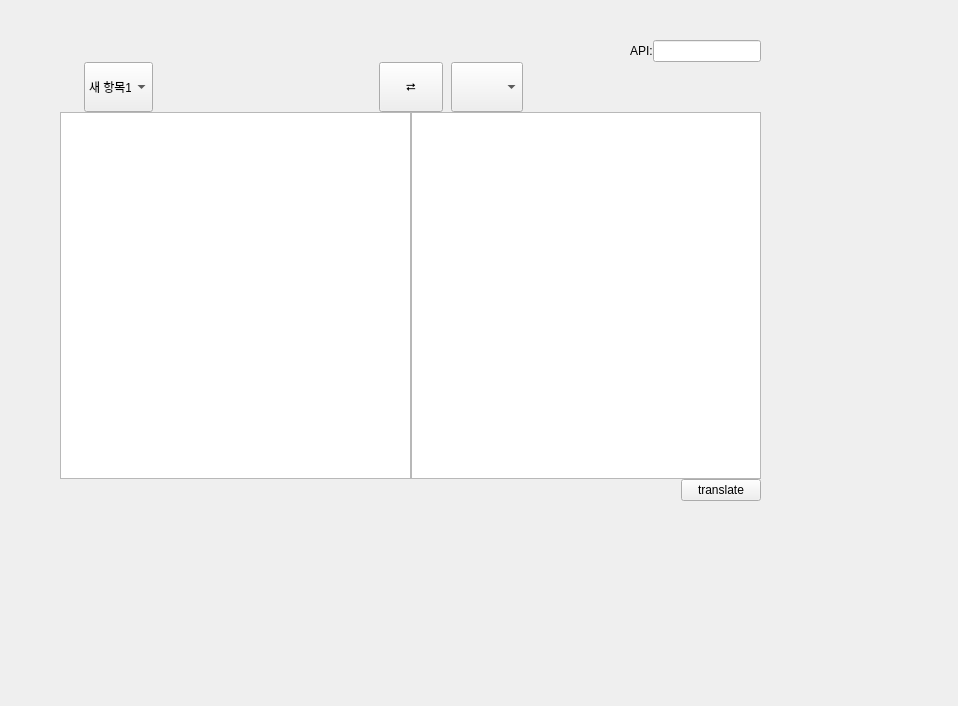
<?xml version="1.0" encoding="UTF-8"?>
<ui version="4.0">
 <class>TextEditTranslateWidget</class>
 <widget class="QWidget" name="TextEditTranslateWidget">
  <property name="geometry">
   <rect>
    <x>0</x>
    <y>0</y>
    <width>958</width>
    <height>706</height>
   </rect>
  </property>
  <property name="windowTitle">
   <string>TextEditTranslateWidget</string>
  </property>
  <property name="styleSheet">
   <string notr="true">QLabel
{
	text-align: center;
}</string>
  </property>
  <widget class="QWidget" name="layoutWidget">
   <property name="geometry">
    <rect>
     <x>50</x>
     <y>30</y>
     <width>721</width>
     <height>481</height>
    </rect>
   </property>
   <layout class="QGridLayout" name="mainLayout">
    <property name="leftMargin">
     <number>10</number>
    </property>
    <property name="topMargin">
     <number>10</number>
    </property>
    <property name="rightMargin">
     <number>10</number>
    </property>
    <property name="bottomMargin">
     <number>10</number>
    </property>
    <property name="spacing">
     <number>0</number>
    </property>
    <item row="3" column="0">
     <layout class="QHBoxLayout" name="hLayout_3_Bottom">
      <item>
       <spacer name="horizontalSpacer_2">
        <property name="orientation">
         <enum>Qt::Orientation::Horizontal</enum>
        </property>
        <property name="sizeHint" stdset="0">
         <size>
          <width>40</width>
          <height>20</height>
         </size>
        </property>
       </spacer>
      </item>
      <item>
       <widget class="QPushButton" name="findButton">
        <property name="text">
         <string>translate</string>
        </property>
       </widget>
      </item>
     </layout>
    </item>
    <item row="2" column="0">
     <layout class="QHBoxLayout" name="hLayout_2_TextInputs">
      <property name="spacing">
       <number>0</number>
      </property>
      <property name="leftMargin">
       <number>0</number>
      </property>
      <property name="rightMargin">
       <number>0</number>
      </property>
      <item>
       <layout class="QVBoxLayout" name="verticalLayout">
        <item>
         <widget class="QPlainTextEdit" name="textOrigin">
          <property name="font">
           <font>
            <hintingpreference>PreferNoHinting</hintingpreference>
           </font>
          </property>
         </widget>
        </item>
       </layout>
      </item>
      <item>
       <layout class="QVBoxLayout" name="verticalLayout_2">
        <item>
         <widget class="QTextBrowser" name="textTranslate">
          <property name="font">
           <font>
            <hintingpreference>PreferNoHinting</hintingpreference>
           </font>
          </property>
          <property name="readOnly">
           <bool>false</bool>
          </property>
         </widget>
        </item>
       </layout>
      </item>
     </layout>
    </item>
    <item row="0" column="0">
     <layout class="QHBoxLayout" name="hLayout_0_API">
      <item>
       <spacer name="horizontalSpacer">
        <property name="orientation">
         <enum>Qt::Orientation::Horizontal</enum>
        </property>
        <property name="sizeHint" stdset="0">
         <size>
          <width>398</width>
          <height>20</height>
         </size>
        </property>
       </spacer>
      </item>
      <item>
       <widget class="QLabel" name="label_api">
        <property name="text">
         <string>API:</string>
        </property>
       </widget>
      </item>
      <item>
       <widget class="QLineEdit" name="lineEdit_api">
        <property name="sizePolicy">
         <sizepolicy hsizetype="Fixed" vsizetype="Fixed">
          <horstretch>0</horstretch>
          <verstretch>0</verstretch>
         </sizepolicy>
        </property>
       </widget>
      </item>
     </layout>
    </item>
    <item row="1" column="0">
     <layout class="QHBoxLayout" name="hLayout_1_LangSelect">
      <item>
       <layout class="QHBoxLayout" name="hLayout_0_origin" stretch="0,0">
        <property name="spacing">
         <number>0</number>
        </property>
        <property name="leftMargin">
         <number>24</number>
        </property>
        <item>
         <widget class="QComboBox" name="OrignLangSelectCombo">
          <property name="sizePolicy">
           <sizepolicy hsizetype="Preferred" vsizetype="Preferred">
            <horstretch>0</horstretch>
            <verstretch>0</verstretch>
           </sizepolicy>
          </property>
          <property name="minimumSize">
           <size>
            <width>64</width>
            <height>0</height>
           </size>
          </property>
          <property name="maximumSize">
           <size>
            <width>69</width>
            <height>16777215</height>
           </size>
          </property>
          <property name="currentIndex">
           <number>0</number>
          </property>
          <property name="sizeAdjustPolicy">
           <enum>QComboBox::SizeAdjustPolicy::AdjustToContents</enum>
          </property>
          <item>
           <property name="text">
            <string>새 항목1</string>
           </property>
          </item>
          <item>
           <property name="text">
            <string>새 항목fdsafdsklafnjdskla12</string>
           </property>
          </item>
         </widget>
        </item>
        <item>
         <spacer name="horizontalSpacer_4">
          <property name="orientation">
           <enum>Qt::Orientation::Horizontal</enum>
          </property>
          <property name="sizeHint" stdset="0">
           <size>
            <width>74</width>
            <height>17</height>
           </size>
          </property>
         </spacer>
        </item>
       </layout>
      </item>
      <item alignment="Qt::AlignmentFlag::AlignHCenter|Qt::AlignmentFlag::AlignVCenter">
       <widget class="QPushButton" name="pushButton">
        <property name="sizePolicy">
         <sizepolicy hsizetype="Minimum" vsizetype="Fixed">
          <horstretch>0</horstretch>
          <verstretch>0</verstretch>
         </sizepolicy>
        </property>
        <property name="minimumSize">
         <size>
          <width>64</width>
          <height>50</height>
         </size>
        </property>
        <property name="maximumSize">
         <size>
          <width>64</width>
          <height>64</height>
         </size>
        </property>
        <property name="text">
         <string>⮂</string>
        </property>
       </widget>
      </item>
      <item>
       <layout class="QHBoxLayout" name="hLayout_1_trans" stretch="0,0">
        <property name="leftMargin">
         <number>8</number>
        </property>
        <item>
         <widget class="QComboBox" name="TargetLangSelectCombo">
          <property name="sizePolicy">
           <sizepolicy hsizetype="Preferred" vsizetype="Preferred">
            <horstretch>0</horstretch>
            <verstretch>0</verstretch>
           </sizepolicy>
          </property>
          <property name="minimumSize">
           <size>
            <width>64</width>
            <height>0</height>
           </size>
          </property>
         </widget>
        </item>
        <item>
         <spacer name="horizontalSpacer_6">
          <property name="orientation">
           <enum>Qt::Orientation::Horizontal</enum>
          </property>
          <property name="sizeHint" stdset="0">
           <size>
            <width>40</width>
            <height>20</height>
           </size>
          </property>
         </spacer>
        </item>
       </layout>
      </item>
     </layout>
    </item>
   </layout>
  </widget>
 </widget>
 <tabstops>
  <tabstop>textOrigin</tabstop>
  <tabstop>textTranslate</tabstop>
  <tabstop>findButton</tabstop>
  <tabstop>lineEdit_api</tabstop>
 </tabstops>
 <resources/>
 <connections/>
</ui>
